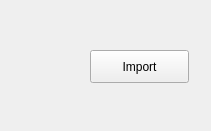
<?xml version="1.0" encoding="UTF-8"?>
<ui version="4.0">
 <class>ModelSelectionUI</class>
 <widget class="QWidget" name="ModelSelectionUI">
  <property name="geometry">
   <rect>
    <x>0</x>
    <y>0</y>
    <width>211</width>
    <height>131</height>
   </rect>
  </property>
  <property name="windowTitle">
   <string>Form</string>
  </property>
  <widget class="QPushButton" name="pushButton">
   <property name="geometry">
    <rect>
     <x>90</x>
     <y>50</y>
     <width>99</width>
     <height>33</height>
    </rect>
   </property>
   <property name="text">
    <string>Import</string>
   </property>
  </widget>
 </widget>
 <resources/>
 <connections/>
</ui>
